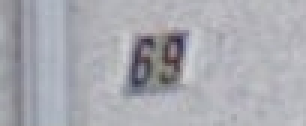
#> input picture Dataset1/2.png, 102 x 42 px, found by its file name (shown 3 times larger)
$ jupyter execute --allow-errors q3-edgedetection.ipynb   (older library calls are emulated)
#> lines starting #> are read from the running program, lines starting #| are printed output that depends on the picture
[cell 1]
import cv2 as cv2
import numpy as np
import matplotlib.pyplot as plt

img = cv2.imread("Dataset3/2.png")
#> img is the input picture: shape (42, 102, 3); mean B, G, R 176.4, 169.9, 169.4
# plt.imshow(img)
# plt.show()
print(img.dtype)
#| uint8
img = cv2.cvtColor(img,cv2.COLOR_BGR2RGB)
laplacian = cv2.Laplacian(img,cv2.CV_64F)
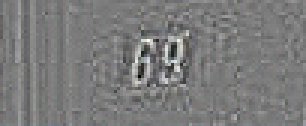
#> laplacian: shape (42, 102, 3) float64 (shown 3 times larger); mean R, G, B 0, 0, 0; drawn with min black and max white
sobelx = cv2.Sobel(img,cv2.CV_64F,1,0,ksize=5)
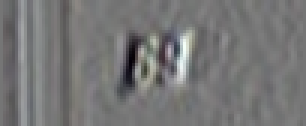
#> sobelx: shape (42, 102, 3) float64 (shown 3 times larger); mean R, G, B 32.5, 29.5, 30.7; drawn with min black and max white
sobely = cv2.Sobel(img,cv2.CV_64F,0,1,ksize=5)
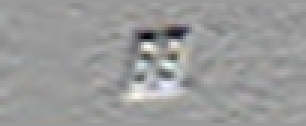
#> sobely: shape (42, 102, 3) float64 (shown 3 times larger); mean R, G, B 3.7, 5.8, 2.8; drawn with min black and max white
print(sobelx.dtype)
#| float64
print(type(sobely.dtype))
#| <class 'numpy.dtypes.Float64DType'>
plt.subplot(2,2,1),plt.imshow(img,cmap = 'gray')
plt.title('Original'), plt.xticks([]), plt.yticks([])
plt.subplot(2,2,2),plt.imshow(laplacian,cmap = 'gray')
plt.title('Laplacian'), plt.xticks([]), plt.yticks([])
plt.subplot(2,2,3),plt.imshow(sobelx,cmap = 'gray')
plt.title('Sobel X'), plt.xticks([]), plt.yticks([])
plt.subplot(2,2,4),plt.imshow(sobely,cmap = 'gray')
plt.title('Sobel Y'), plt.xticks([]), plt.yticks([])

plt.show()
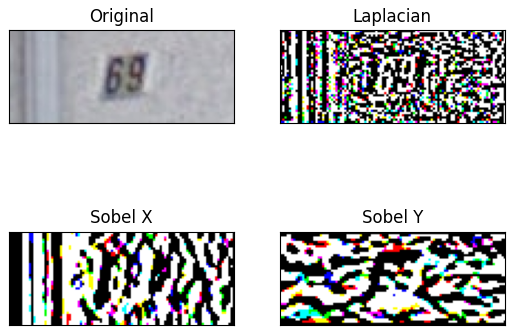
#> figure drawn by matplotlib, 4 panels

[cell 2]
print(laplacian.dtype)
#| float64
print(sobelx.dtype)
#| float64
print(sobely.dtype)
#| float64

#> (a cell that did not finish here is left out)

[cell 4]
np.amax(sobelx)
#> Out = 5629

[cell 5]
np.amin(sobely)
#> Out = -4608

[cell 6]
np.amax(sobely)
#> Out = 2992

[cell 7]
np.amin(sobelx)
#> Out = -4837

[cell 8]
np.amax(sobelx)
#> Out = 5629

[cell 9]
plt.imshow(((sobelx/21000+0.5)*256).astype(np.uint8))
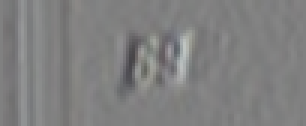
#> shown: shape (42, 102, 3) (shown 3 times larger); mean R, G, B 127.9, 127.9, 127.9

$ run again, with Dataset1/1.png copied over Dataset1/2.png
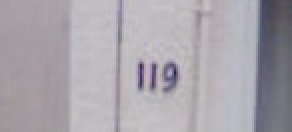
#> input picture Dataset1/1.png, 146 x 66 px, found by its file name (shown 2 times larger)
#> img is the input picture: shape (66, 146, 3); mean B, G, R 171.7, 165, 169.2
#| uint8
#| float64
#| <class 'numpy.dtypes.Float64DType'>
#> `plt.show()`:
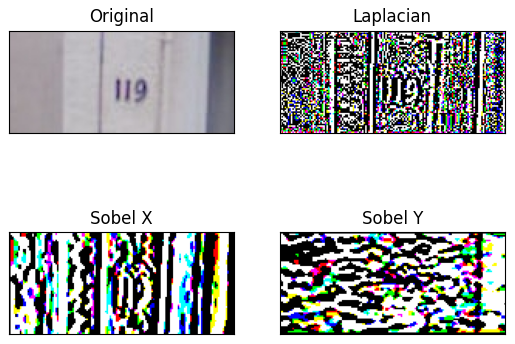
#> figure drawn by matplotlib, 4 panels
#| float64
#| float64
#| float64
#| 21.0
#> `np.amax(sobelx)`: Out = 4773
#> `np.amin(sobely)`: Out = -3579
#> `np.amax(sobely)`: Out = 2697
#> `np.amin(sobelx)`: Out = -4982
#> `np.amax(sobelx)`: Out = 4773
#> `[cell 9] plt.imshow(((sobelx/21000+0.5)*256).astype(np.uint8))`:
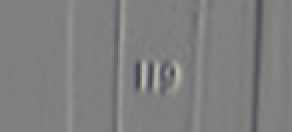
#> shown: shape (66, 146, 3) (shown 2 times larger); mean R, G, B 126.8, 126.9, 127

$ run again, with Dataset1/3.png copied over Dataset1/2.png
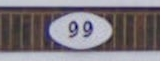
#> input picture Dataset1/3.png, 161 x 61 px, found by its file name
#> img is the input picture: shape (61, 161, 3); mean B, G, R 125.9, 118.8, 125.1
#| uint8
#| float64
#| <class 'numpy.dtypes.Float64DType'>
#> `plt.show()`:
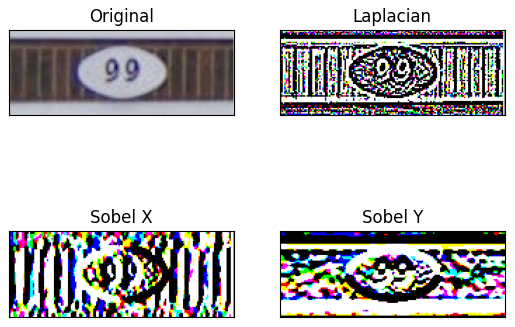
#> figure drawn by matplotlib, 4 panels
#| float64
#| float64
#| float64
#| 320.0
#> `np.amax(sobelx)`: Out = 6749
#> `np.amin(sobely)`: Out = -6092
#> `np.amax(sobely)`: Out = 5108
#> `np.amin(sobelx)`: Out = -5818
#> `np.amax(sobelx)`: Out = 6749
#> `[cell 9] plt.imshow(((sobelx/21000+0.5)*256).astype(np.uint8))`:
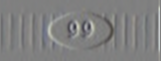
#> shown: shape (61, 161, 3); mean R, G, B 127.9, 128, 128

$ run again, with Dataset1/4.png copied over Dataset1/2.png
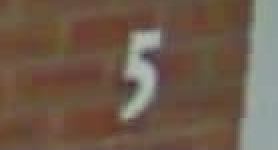
#> input picture Dataset1/4.png, 139 x 75 px, found by its file name (shown 2 times larger)
#> img is the input picture: shape (75, 139, 3); mean B, G, R 75.8, 91.7, 111.2
#| uint8
#| float64
#| <class 'numpy.dtypes.Float64DType'>
#> `plt.show()`:
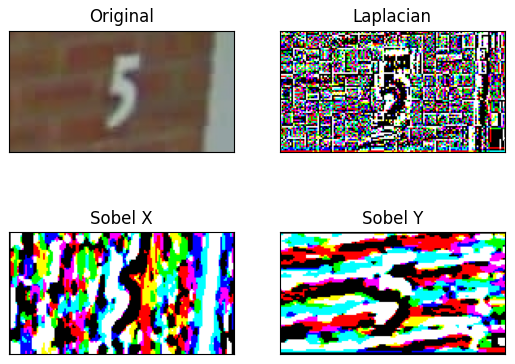
#> figure drawn by matplotlib, 4 panels
#| float64
#| float64
#| float64
#| 23.0
#> `np.amax(sobelx)`: Out = 2952
#> `np.amin(sobely)`: Out = -3435
#> `np.amax(sobely)`: Out = 3519
#> `np.amin(sobelx)`: Out = -3460
#> `np.amax(sobelx)`: Out = 2952
#> `[cell 9] plt.imshow(((sobelx/21000+0.5)*256).astype(np.uint8))`:
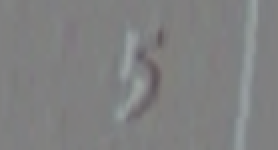
#> shown: shape (75, 139, 3) (shown 2 times larger); mean R, G, B 127.9, 128.4, 128.6
